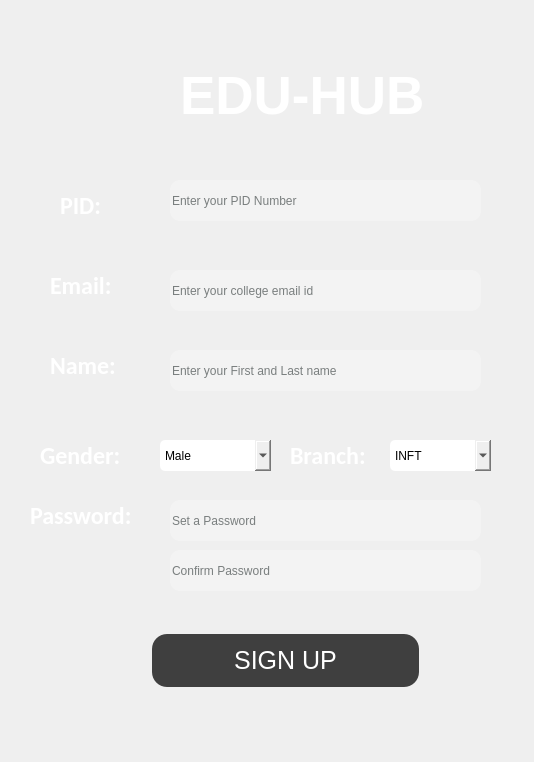
<?xml version="1.0" encoding="UTF-8"?>
<ui version="4.0">
 <class>Form</class>
 <widget class="QWidget" name="Form">
  <property name="geometry">
   <rect>
    <x>0</x>
    <y>0</y>
    <width>534</width>
    <height>762</height>
   </rect>
  </property>
  <property name="windowTitle">
   <string>Form</string>
  </property>
  <widget class="QLabel" name="label">
   <property name="geometry">
    <rect>
     <x>0</x>
     <y>0</y>
     <width>601</width>
     <height>761</height>
    </rect>
   </property>
   <property name="styleSheet">
    <string notr="true">border-image: url(:/bg/icon/universe.jpg);</string>
   </property>
   <property name="text">
    <string/>
   </property>
   <property name="pixmap">
    <pixmap>icon/bg.jpg</pixmap>
   </property>
   <property name="scaledContents">
    <bool>true</bool>
   </property>
  </widget>
  <widget class="QLabel" name="label_9">
   <property name="geometry">
    <rect>
     <x>60</x>
     <y>190</y>
     <width>51</width>
     <height>31</height>
    </rect>
   </property>
   <property name="font">
    <font>
     <family>Calibri</family>
     <pointsize>18</pointsize>
     <weight>75</weight>
     <bold>true</bold>
    </font>
   </property>
   <property name="styleSheet">
    <string notr="true">color: rgb(255, 255, 255);</string>
   </property>
   <property name="text">
    <string>PID:</string>
   </property>
  </widget>
  <widget class="QLineEdit" name="pid_entry_2">
   <property name="geometry">
    <rect>
     <x>170</x>
     <y>180</y>
     <width>311</width>
     <height>41</height>
    </rect>
   </property>
   <property name="styleSheet">
    <string notr="true">
font: 25 14pt &quot;Calibri&quot;;
color: rgb(0, 9, 9);
background-color: rgb(243, 243, 243);
border-radius:10px;</string>
   </property>
   <property name="text">
    <string/>
   </property>
   <property name="placeholderText">
    <string>Enter your PID Number</string>
   </property>
  </widget>
  <widget class="QLineEdit" name="email_entry_2">
   <property name="geometry">
    <rect>
     <x>170</x>
     <y>270</y>
     <width>311</width>
     <height>41</height>
    </rect>
   </property>
   <property name="styleSheet">
    <string notr="true">
font: 25 14pt &quot;Calibri&quot;;
color: rgb(0, 9, 9);
background-color: rgb(243, 243, 243);
border-radius:10px;</string>
   </property>
   <property name="text">
    <string/>
   </property>
   <property name="placeholderText">
    <string>Enter your college email id</string>
   </property>
  </widget>
  <widget class="QLabel" name="label_10">
   <property name="geometry">
    <rect>
     <x>50</x>
     <y>270</y>
     <width>81</width>
     <height>31</height>
    </rect>
   </property>
   <property name="font">
    <font>
     <family>Calibri</family>
     <pointsize>18</pointsize>
     <weight>75</weight>
     <bold>true</bold>
    </font>
   </property>
   <property name="styleSheet">
    <string notr="true">color: rgb(255, 255, 255);</string>
   </property>
   <property name="text">
    <string>Email:</string>
   </property>
  </widget>
  <widget class="QLabel" name="label_11">
   <property name="geometry">
    <rect>
     <x>30</x>
     <y>500</y>
     <width>141</width>
     <height>31</height>
    </rect>
   </property>
   <property name="font">
    <font>
     <family>Calibri</family>
     <pointsize>18</pointsize>
     <weight>75</weight>
     <bold>true</bold>
    </font>
   </property>
   <property name="styleSheet">
    <string notr="true">color: rgb(255, 255, 255);</string>
   </property>
   <property name="text">
    <string>Password:</string>
   </property>
  </widget>
  <widget class="QLineEdit" name="password_entry_2">
   <property name="geometry">
    <rect>
     <x>170</x>
     <y>500</y>
     <width>311</width>
     <height>41</height>
    </rect>
   </property>
   <property name="styleSheet">
    <string notr="true">
font: 25 14pt &quot;Calibri&quot;;
color: rgb(0, 9, 9);
background-color: rgb(243, 243, 243);
border-radius:10px;</string>
   </property>
   <property name="text">
    <string/>
   </property>
   <property name="echoMode">
    <enum>QLineEdit::Password</enum>
   </property>
   <property name="placeholderText">
    <string>Set a Password</string>
   </property>
  </widget>
  <widget class="QLineEdit" name="confirm_password_entry_2">
   <property name="geometry">
    <rect>
     <x>170</x>
     <y>550</y>
     <width>311</width>
     <height>41</height>
    </rect>
   </property>
   <property name="styleSheet">
    <string notr="true">
font: 25 14pt &quot;Calibri&quot;;
color: rgb(0, 9, 9);
background-color: rgb(243, 243, 243);
border-radius:10px;</string>
   </property>
   <property name="text">
    <string/>
   </property>
   <property name="echoMode">
    <enum>QLineEdit::Password</enum>
   </property>
   <property name="placeholderText">
    <string>Confirm Password</string>
   </property>
  </widget>
  <widget class="QComboBox" name="gender_entry_2">
   <property name="geometry">
    <rect>
     <x>160</x>
     <y>440</y>
     <width>111</width>
     <height>31</height>
    </rect>
   </property>
   <property name="styleSheet">
    <string notr="true">font: 75 12pt &quot;MS Shell Dlg 2&quot;;
border-radius:5px;</string>
   </property>
   <item>
    <property name="text">
     <string>Male</string>
    </property>
   </item>
   <item>
    <property name="text">
     <string>Female</string>
    </property>
   </item>
  </widget>
  <widget class="QLabel" name="label_12">
   <property name="geometry">
    <rect>
     <x>40</x>
     <y>440</y>
     <width>111</width>
     <height>31</height>
    </rect>
   </property>
   <property name="font">
    <font>
     <family>Calibri</family>
     <pointsize>18</pointsize>
     <weight>75</weight>
     <bold>true</bold>
    </font>
   </property>
   <property name="styleSheet">
    <string notr="true">color: rgb(255, 255, 255);</string>
   </property>
   <property name="text">
    <string>Gender:</string>
   </property>
  </widget>
  <widget class="QLabel" name="label_13">
   <property name="geometry">
    <rect>
     <x>290</x>
     <y>440</y>
     <width>101</width>
     <height>31</height>
    </rect>
   </property>
   <property name="font">
    <font>
     <family>Calibri</family>
     <pointsize>18</pointsize>
     <weight>75</weight>
     <bold>true</bold>
    </font>
   </property>
   <property name="styleSheet">
    <string notr="true">color: rgb(255, 255, 255);</string>
   </property>
   <property name="text">
    <string>Branch:</string>
   </property>
  </widget>
  <widget class="QComboBox" name="branch_entry_2">
   <property name="geometry">
    <rect>
     <x>390</x>
     <y>440</y>
     <width>101</width>
     <height>31</height>
    </rect>
   </property>
   <property name="styleSheet">
    <string notr="true">font: 75 12pt &quot;MS Shell Dlg 2&quot;;
border-radius:5px;</string>
   </property>
   <item>
    <property name="text">
     <string>INFT</string>
    </property>
   </item>
   <item>
    <property name="text">
     <string>COMS</string>
    </property>
   </item>
   <item>
    <property name="text">
     <string>MECH</string>
    </property>
   </item>
   <item>
    <property name="text">
     <string>EXTC</string>
    </property>
   </item>
  </widget>
  <widget class="QLabel" name="label_14">
   <property name="geometry">
    <rect>
     <x>50</x>
     <y>350</y>
     <width>81</width>
     <height>31</height>
    </rect>
   </property>
   <property name="font">
    <font>
     <family>Calibri</family>
     <pointsize>18</pointsize>
     <weight>75</weight>
     <bold>true</bold>
    </font>
   </property>
   <property name="styleSheet">
    <string notr="true">color: rgb(255, 255, 255);</string>
   </property>
   <property name="text">
    <string>Name:</string>
   </property>
  </widget>
  <widget class="QLineEdit" name="name_entry_2">
   <property name="geometry">
    <rect>
     <x>170</x>
     <y>350</y>
     <width>311</width>
     <height>41</height>
    </rect>
   </property>
   <property name="styleSheet">
    <string notr="true">
font: 25 14pt &quot;Calibri&quot;;
color: rgb(0, 9, 9);
background-color: rgb(243, 243, 243);
border-radius:10px;</string>
   </property>
   <property name="text">
    <string/>
   </property>
   <property name="placeholderText">
    <string>Enter your First and Last name</string>
   </property>
  </widget>
  <widget class="QPushButton" name="signup_button">
   <property name="geometry">
    <rect>
     <x>150</x>
     <y>630</y>
     <width>271</width>
     <height>61</height>
    </rect>
   </property>
   <property name="font">
    <font>
     <pointsize>-1</pointsize>
    </font>
   </property>
   <property name="cursor">
    <cursorShape>PointingHandCursor</cursorShape>
   </property>
   <property name="styleSheet">
    <string notr="true">

QPushButton {
    background-color: rgb(63, 63, 63);
    color: white;
    padding: 10px 24px;
    text-align: center;
    font-size: 25px;
    margin: 4px 2px;
    border-radius: 15px;
}

QPushButton:hover {
    background-color: rgb(53, 53, 53);
}

QPushButton:pressed {
    background-color: rgb(121, 121, 121);
}


</string>
   </property>
   <property name="text">
    <string>SIGN UP</string>
   </property>
  </widget>
  <widget class="QLabel" name="label_3">
   <property name="geometry">
    <rect>
     <x>50</x>
     <y>30</y>
     <width>121</width>
     <height>121</height>
    </rect>
   </property>
   <property name="text">
    <string/>
   </property>
   <property name="pixmap">
    <pixmap>icon/Edu_logo-removebg-preview.png</pixmap>
   </property>
   <property name="scaledContents">
    <bool>true</bool>
   </property>
  </widget>
  <widget class="QLabel" name="password_error_message_2">
   <property name="geometry">
    <rect>
     <x>50</x>
     <y>600</y>
     <width>461</width>
     <height>31</height>
    </rect>
   </property>
   <property name="font">
    <font>
     <family>Calibri</family>
     <pointsize>12</pointsize>
     <weight>50</weight>
     <italic>false</italic>
     <bold>false</bold>
    </font>
   </property>
   <property name="styleSheet">
    <string notr="true">color: rgb(255, 0, 0);</string>
   </property>
   <property name="text">
    <string/>
   </property>
   <property name="alignment">
    <set>Qt::AlignCenter</set>
   </property>
  </widget>
  <widget class="QLabel" name="email_error_message_2">
   <property name="geometry">
    <rect>
     <x>110</x>
     <y>310</y>
     <width>411</width>
     <height>31</height>
    </rect>
   </property>
   <property name="font">
    <font>
     <family>Calibri</family>
     <pointsize>12</pointsize>
     <weight>50</weight>
     <italic>false</italic>
     <bold>false</bold>
    </font>
   </property>
   <property name="styleSheet">
    <string notr="true">color: rgb(255, 0, 0);</string>
   </property>
   <property name="text">
    <string/>
   </property>
   <property name="alignment">
    <set>Qt::AlignCenter</set>
   </property>
  </widget>
  <widget class="QLabel" name="pid_error_message_2">
   <property name="geometry">
    <rect>
     <x>70</x>
     <y>230</y>
     <width>461</width>
     <height>31</height>
    </rect>
   </property>
   <property name="font">
    <font>
     <family>Calibri</family>
     <pointsize>12</pointsize>
     <weight>50</weight>
     <italic>false</italic>
     <bold>false</bold>
    </font>
   </property>
   <property name="styleSheet">
    <string notr="true">color: rgb(255, 0, 0);</string>
   </property>
   <property name="text">
    <string/>
   </property>
   <property name="alignment">
    <set>Qt::AlignCenter</set>
   </property>
  </widget>
  <widget class="QLabel" name="name_error_message_2">
   <property name="geometry">
    <rect>
     <x>110</x>
     <y>400</y>
     <width>411</width>
     <height>31</height>
    </rect>
   </property>
   <property name="font">
    <font>
     <family>Calibri</family>
     <pointsize>12</pointsize>
     <weight>50</weight>
     <italic>false</italic>
     <bold>false</bold>
    </font>
   </property>
   <property name="styleSheet">
    <string notr="true">color: rgb(255, 0, 0);</string>
   </property>
   <property name="text">
    <string/>
   </property>
   <property name="alignment">
    <set>Qt::AlignCenter</set>
   </property>
  </widget>
  <widget class="QLabel" name="label_16">
   <property name="geometry">
    <rect>
     <x>180</x>
     <y>60</y>
     <width>321</width>
     <height>71</height>
    </rect>
   </property>
   <property name="font">
    <font>
     <family>Arial</family>
     <pointsize>40</pointsize>
     <weight>75</weight>
     <bold>true</bold>
    </font>
   </property>
   <property name="styleSheet">
    <string notr="true">color: rgb(255, 255, 255);</string>
   </property>
   <property name="text">
    <string>EDU-HUB</string>
   </property>
  </widget>
 </widget>
 <resources>
  <include location="res.qrc"/>
 </resources>
 <connections/>
</ui>
